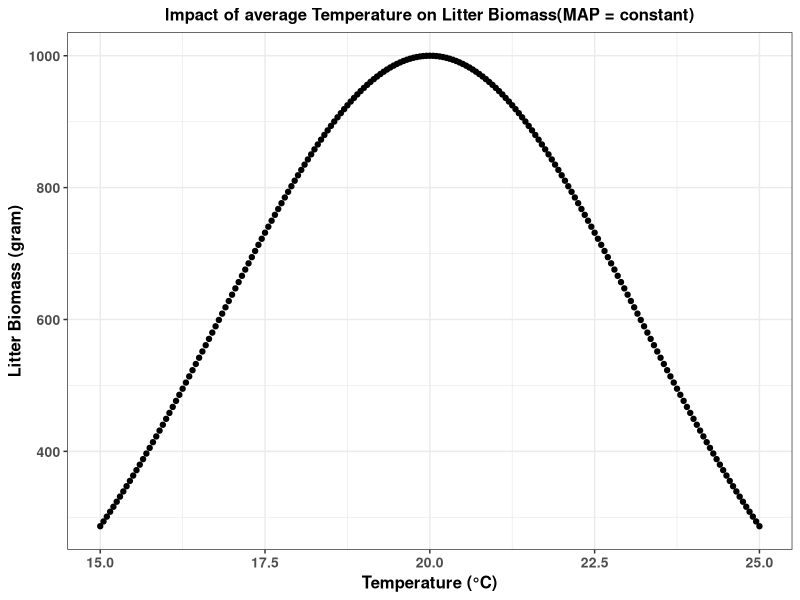
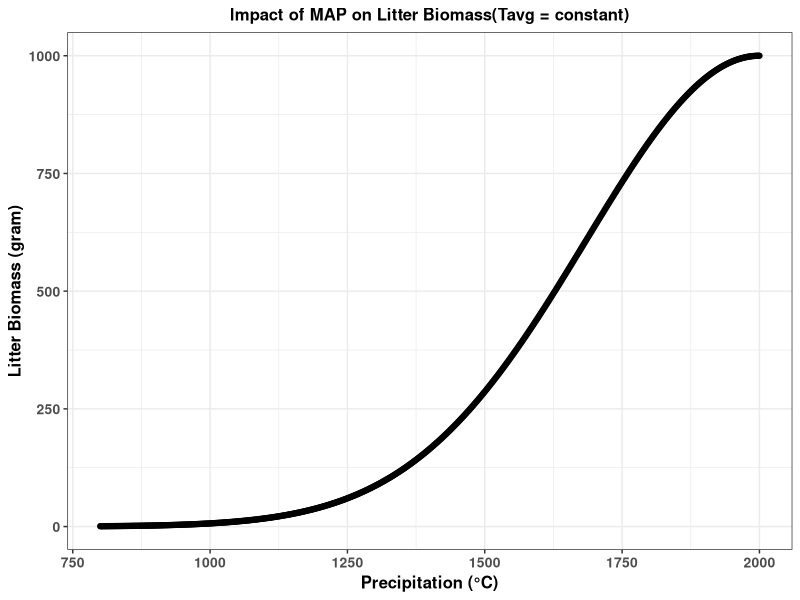
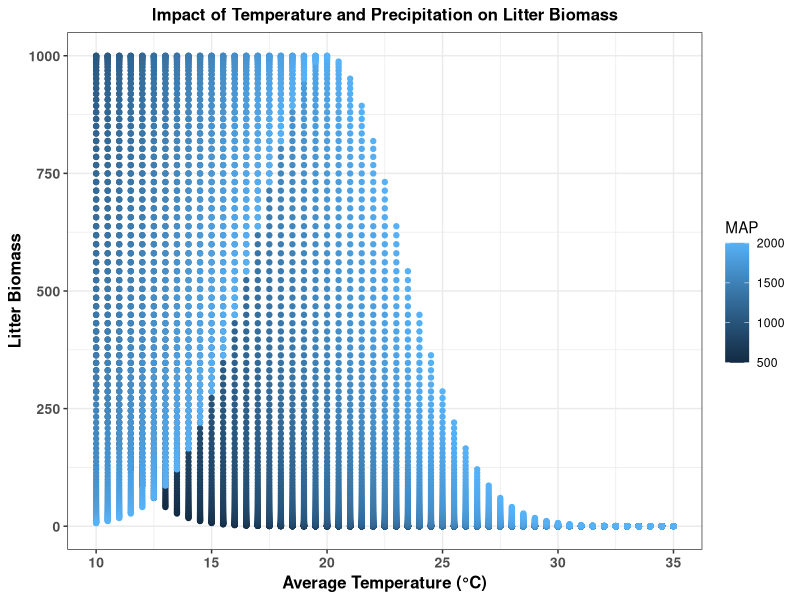

Reproduce these figures in R, in order.
###################
#Litter Biomass Conversion from NPP
#Author: Puja Roy
###################

# This model predict the fraction of NPP that turn in to litter biomass
# Average temperature (Tavg) and mean annual precipitation (MAP) are mainly the
# drivers that influence this turnover fraction. Studies in this field suggest
# that, though there is no any simple linear relationship but plant litter
# biomass is positively related to precipitation and negatively with temperature
# (de Queiroz et al., 2019; Thakur et al., 2022)

#sensitivity analysis
library(ggplot2)

# with constant Precipitation
####################################

Litter <- function(NPP = 1000,
                   Tavg = seq(15, 25, 0.05),   
                   MAP = 2000, 
                   a = 0.05) {                
  x <- exp(-a * (Tavg - MAP/100)^2)
  LB <- x*NPP
  return(data.frame(LB = LB, Tavg = Tavg, MAP = MAP)) 
}
df <- Litter()

# Plot
ggplot(df, aes(x = Tavg, y = LB)) +geom_point() + labs(
  title = "Impact of average Temperature on Litter Biomass(MAP = constant)",
  x = "Temperature (°C)",
  y = "Litter Biomass (gram)")+theme_bw() +
  theme(plot.title = element_text(size = 12, face = "bold", hjust = 0.5),
        axis.title = element_text(size = 12, face = "bold"),
        axis.text = element_text(size = 10, face = "bold"))


# with constant Temperature
##############################
Litter <- function(NPP = 1000,
                   Tavg = 20,   
                   MAP = seq(800, 2000, 2), 
                   a = 0.05) {                
  x <- exp(-a * (Tavg - MAP/100)^2)
  LB <- x*NPP
  return(data.frame(LB = LB, Tavg = Tavg, MAP = MAP)) 
}
df <- Litter()

# Plot
ggplot(df, aes(x = MAP, y = LB)) +geom_point() + labs(
  title = "Impact of MAP on Litter Biomass(Tavg = constant)",
  x = "Precipitation (°C)",
  y = "Litter Biomass (gram)") +
  theme_bw() +
  theme(plot.title = element_text(size = 12, face = "bold", hjust = 0.5),
        axis.title = element_text(size = 12, face = "bold"),
        axis.text = element_text(size = 10, face = "bold"))

#with changing Tavg and MAP
#############################
Litter <- function(NPP = 1000,
                   Tavg = seq(10, 35, 0.5),   
                   MAP = seq(500, 2000, 10), 
                   a = 0.05) {                
  
  grid <- expand.grid(Tavg = Tavg, MAP = MAP)
  grid$x <- exp(-a * (grid$Tavg - grid$MAP / 100)^2)
  grid$LitterBiomass <- grid$x * NPP
  return(grid)
}
df <- Litter()

# Plot
ggplot(df, aes(x = Tavg, y = LitterBiomass, color = MAP)) +
  geom_point() +
  labs(
    title = "Impact of Temperature and Precipitation on Litter Biomass",
    x = "Average Temperature (°C)",
    y = "Litter Biomass"
  )+ theme_bw() +
  theme(plot.title = element_text(size = 12, face = "bold", hjust = 0.5),
        axis.title = element_text(size = 12, face = "bold"),
        axis.text = element_text(size = 10, face = "bold"))

